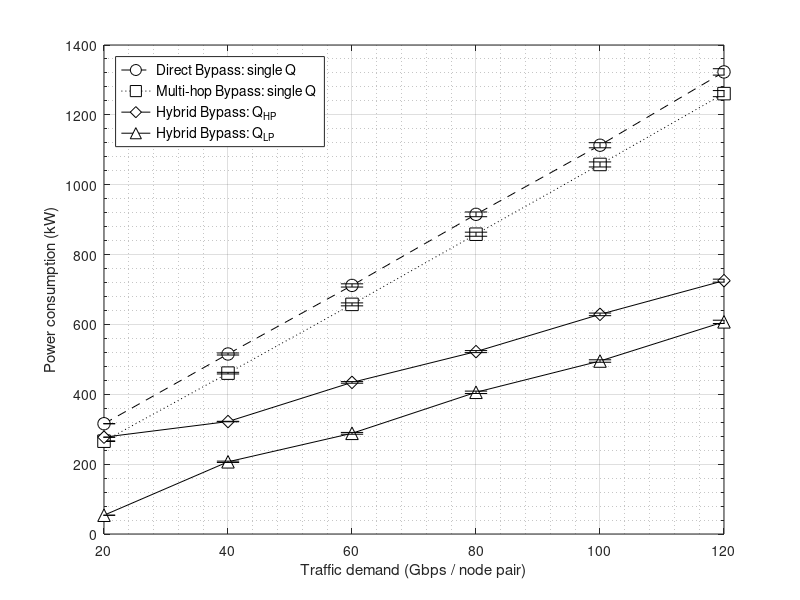

Source code (MATLAB):
close all; clear; clc;
%graphics_toolkit('gnuplot')
%graphics_toolkit('qt')
%graphics_toolkit('fltk')

%figure('position', [100, 100, 800, 700])  % Larger figure = finer detail
%set(gca, 'FontSize', 14, 'LineWidth', 0.6)

x = [1, 2, 3, 4, 5, 6];

PowNSFnetDirect = [315.788;515.367;711.65;915.18;1113.029;1322.948];
ciPowNSFnetDirect = [0.418;2.928;4.605;6.751;7.325;9.162];

%PowNSFnetHybridBypassNoRevisits = [321.718;516.75;710.44;916.373;1112.286;1320.732];
%ciPowNSFnetHybridBypassNoRevisits = [0.301;2.304;3.179;4.452;4.834;6.49];

PowNSFnetHybridBypassQHP   = [277.218	321.938	434.02278	522.21053	628.80483	725.32941]
ciPowNSFnetHybridBypassQHP = [0.286077493	0.703962863	2.349163676	2.906015383	3.728623277	4.294591129]

PowNSFnetHybridBypassQLP = [53.74	206.71006	288.22994	405.71663	495.226	607.38414]
ciPowNSFnetHybridBypassQLP = [0.305863141	1.931671298	2.565172311	3.407091109	3.53024061	4.702876804]

PowNSFnetMultihop = [265.745;460.558;657.44;858.295;1058.031;1260.818];
ciPowNSFnetMultihop = [0.908;2.346;4.223;5.847;7.224;8.717];


Direct1Q      = PowNSFnetDirect
ciDirect1Q    = ciPowNSFnetDirect
HybridQHP2Q   = PowNSFnetHybridBypassQHP
ciHybridQHP2Q = ciPowNSFnetHybridBypassQHP
HybridQLP2Q   = PowNSFnetHybridBypassQLP
ciHybridQLP2Q = ciPowNSFnetHybridBypassQLP
Multihop1Q    = PowNSFnetMultihop
ciMultihop1Q  = ciPowNSFnetMultihop

labels = {'20','40','60','80','100','120'};

box on
grid on
hold on;

% Helper that returns the handle of the main plotted line (for the legend)
function h = errorTbar(x, y, ci, style, cap, color)
  if nargin < 6, color = 'k'; end
  %h = plot(x, y, style, 'LineWidth', 0.9, 'MarkerSize', 9, 'MarkerFaceColor', 'w', 'Color', color);
  h = plot(x, y, style, 'MarkerSize', 9, 'MarkerFaceColor', 'w', 'Color', color);
  for i = 1:numel(x)
    % vertical bar
    %line([x(i) x(i)], [y(i)-ci(i), y(i)+ci(i)], 'Color', color, 'LineWidth', 1);
    line([x(i) x(i)], [y(i)-ci(i), y(i)+ci(i)], 'Color', color);
    % caps
    %line([x(i)-cap x(i)+cap], [y(i)+ci(i) y(i)+ci(i)], 'Color', color, 'LineWidth', 1);
    %line([x(i)-cap x(i)+cap], [y(i)-ci(i) y(i)-ci(i)], 'Color', color, 'LineWidth', 1);
    line([x(i)-cap x(i)+cap], [y(i)+ci(i) y(i)+ci(i)], 'Color', color);
    line([x(i)-cap x(i)+cap], [y(i)-ci(i) y(i)-ci(i)], 'Color', color);
  end
end

% nice cap width proportional to x spacing
cap = 0.09 * mean(diff(x));

% Plot all four and keep the main line handles
h1 = errorTbar(x, Direct1Q,    ciDirect1Q,    'o--', cap, [0 0 0]);
h2 = errorTbar(x, Multihop1Q,  ciMultihop1Q,  's:',  cap, [0 0 0]);
h3 = errorTbar(x, HybridQHP2Q, ciHybridQHP2Q, 'd-',  cap, [0 0 0]);
h4 = errorTbar(x, HybridQLP2Q, ciHybridQLP2Q, '^-',  cap, [0 0 0]);



xlim([1 6]);
%ylim([0 220]);
set(gca, 'XTick', x);
set(gca, 'XTickLabel', labels);

set(gca, 'YMinorTick', 'on');
set(gca, 'YGrid', 'on');
set(gca, 'YMinorGrid', 'on');
grid on;

%title('NSFnet');

xlabel('Traffic demand (Gbps / node pair)');
ylabel('Power consumption (kW)');

% Use the line handles so the legend shows the right markers
lg=legend([h1 h2 h3 h4], ...
  {'Direct Bypass: single Q', ...
   'Multi-hop Bypass: single Q', ...
   'Hybrid Bypass: Q_{HP}', ...
   'Hybrid Bypass: Q_{LP}'}, ...
   'Location', 'northwest');

hold off;

set(lg, 'FontSize', 10);
%set(1, 'position', [200, 200, 1000, 750]);
drawnow;
print('U:\My Drive\DELISTAVROU_KONSTANTINOS\2025-07 Journal\_rev2\Pareto\Fig16b.png', '-dpng', '-r300'); % 300 DPI
